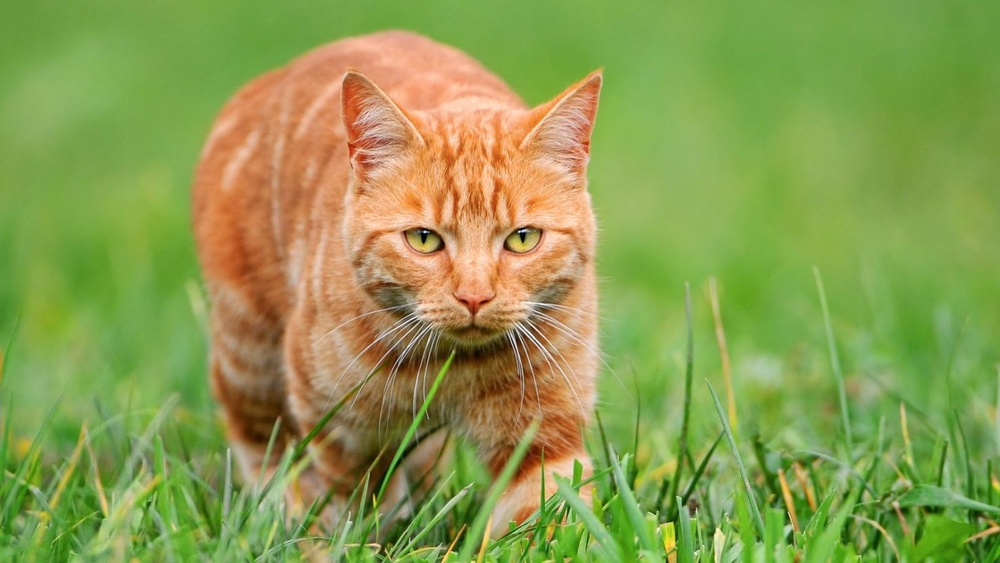
#> input picture ACTIVIDAD 2/gatos-naranjas.jpg, 1000 x 563 px, shrunk from 1480 x 833 before the run
$ jupyter execute Ejemplo.ipynb   (shell and % lines are left out)
#> lines starting #> are read from the running program, lines starting #| are printed output that depends on the picture
# MI PRIMER PROYECTO DE VISION COPUTACIONAL
Este primer proyecto es un ejemplo de como utilzar OpenCV de manera efectiva

[cell 1]
# Importar librerias
import cv2
import numpy as np
import matplotlib.pyplot as plt

[cell 2]
bgr = cv2.imread('gatos-naranjas.jpg')
#> bgr is the input picture: shape (563, 1000, 3); mean B, G, R 79.6, 156.4, 139.6
print('El tamano de la imagen es: ', bgr.shape)
#| El tamano de la imagen es:  (563, 1000, 3)

# Convertir la imagen de BGR a RGB
rgb = cv2.cvtColor(bgr, cv2.COLOR_BGR2RGB)

# Mostrar la imagen
plt.imshow(rgb)

[cell 3]
# Mostrar en escala de grises
gray = cv2.cvtColor(bgr, cv2.COLOR_BGR2GRAY)
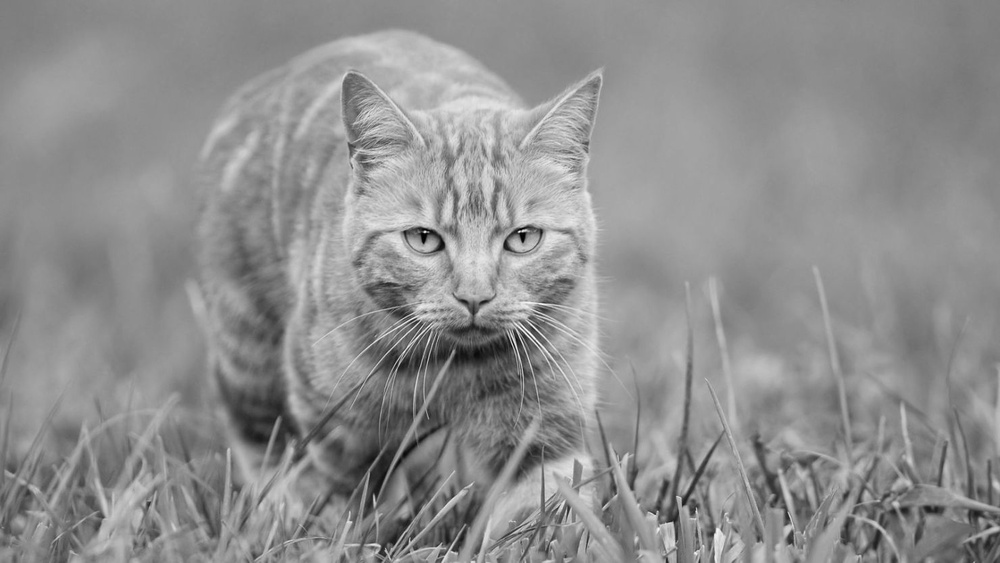
#> gray: shape (563, 1000); min 1, max 252, mean 142.6
plt.imshow(gray, cmap='gray')

[cell 4]
# Mostrar los componentes de color
plt.figure(figsize=(12,4))
plt.subplot(1,3,1)
plt.imshow(bgr[:,:,0], cmap='gray')
plt.title('Canal Azul')
plt.subplot(1,3,2)
plt.imshow(bgr[:,:,1], cmap='gray')
plt.title('Canal Verde')
plt.subplot(1,3,3)
plt.imshow(bgr[:,:,2], cmap='gray')
plt.title('Canal Rojo')
plt.show()
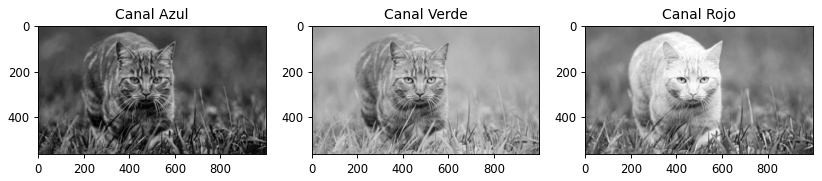
#> figure drawn by matplotlib, 3 panels

[cell 5]
# Mostrar los componentes HLS de la imagen
hls = cv2.cvtColor(bgr, cv2.COLOR_BGR2HLS)
#> hls: shape (563, 1000, 3); mean of channels 0, 1, 2 36, 125.4, 116.2
plt.figure(figsize=(12,4))
plt.subplot(1,3,1)
plt.imshow(hls[:,:,0], cmap='gray')
plt.title('Canal H')
plt.subplot(1,3,2)
plt.imshow(hls[:,:,1], cmap='gray')
plt.title('Canal L')
plt.subplot(1,3,3)
plt.imshow(hls[:,:,2], cmap='gray')
plt.title('Canal S')
plt.show()
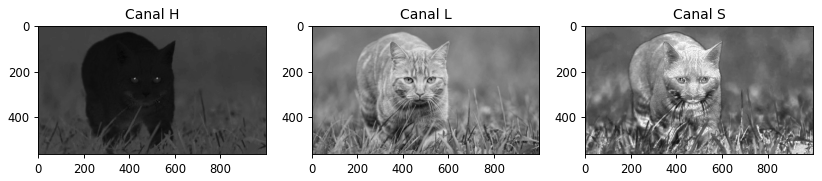
#> figure drawn by matplotlib, 3 panels

[cell 6]
# Ajustar brillo y contraste
alpha = 1.5 # Contraste
beta = 50   # Brillo
adjusted = cv2.convertScaleAbs(bgr, alpha=alpha, beta=beta)
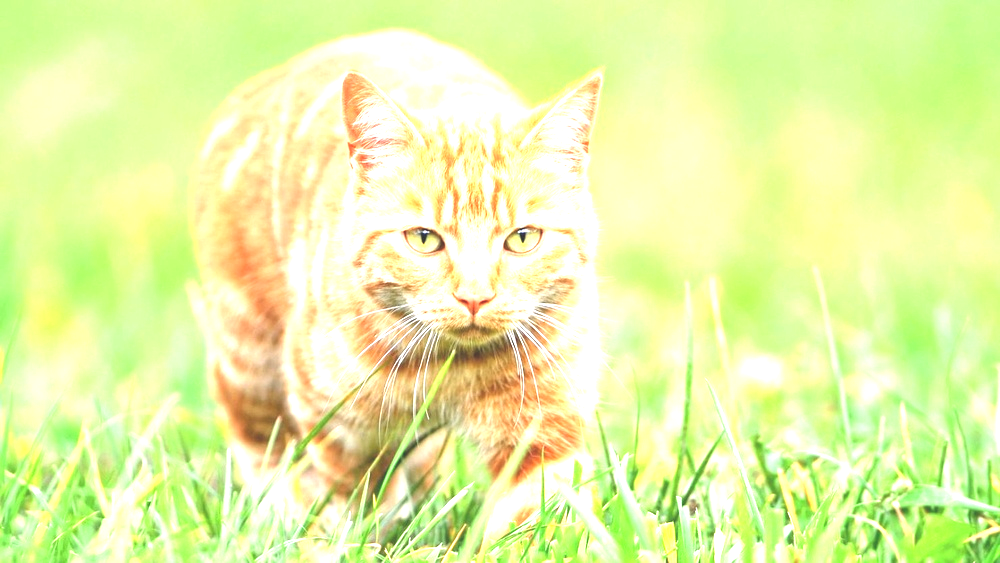
#> adjusted: shape (563, 1000, 3); mean B, G, R 167.7, 246, 231.8
plt.imshow(cv2.cvtColor(adjusted, cv2.COLOR_BGR2RGB))
plt.title('Brillo y Contraste Ajustados')
plt.show()

[cell 7]
# Aplicar filtro Gaussiano
blurred = cv2.GaussianBlur(bgr, (15, 15), 0)
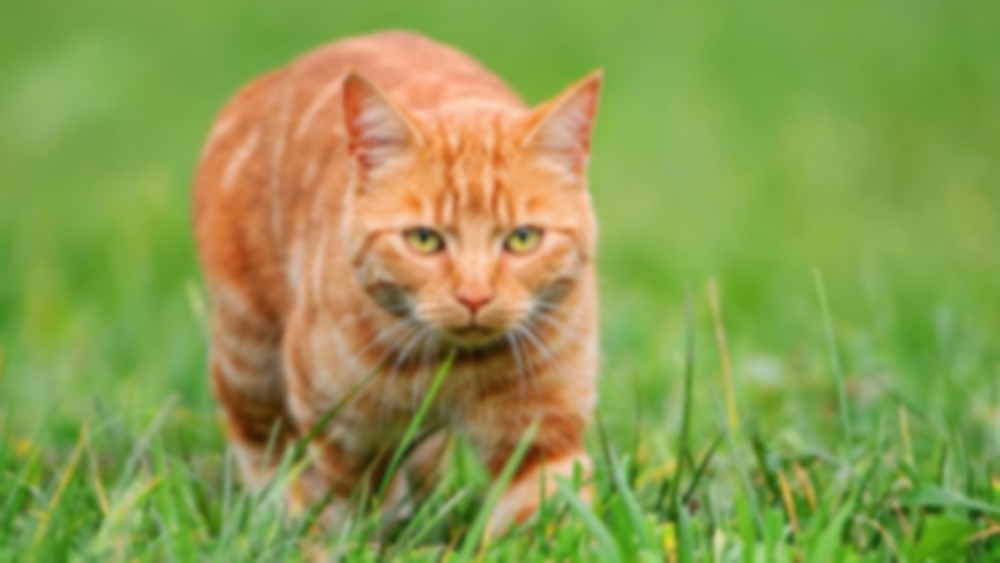
#> blurred: shape (563, 1000, 3); mean B, G, R 79.6, 156.4, 139.6
plt.imshow(cv2.cvtColor(blurred, cv2.COLOR_BGR2RGB))
plt.title('Filtro Gaussiano')
plt.show()

$ run again, with ACTIVIDAD 2/imagen2.jpg copied over ACTIVIDAD 2/gatos-naranjas.jpg
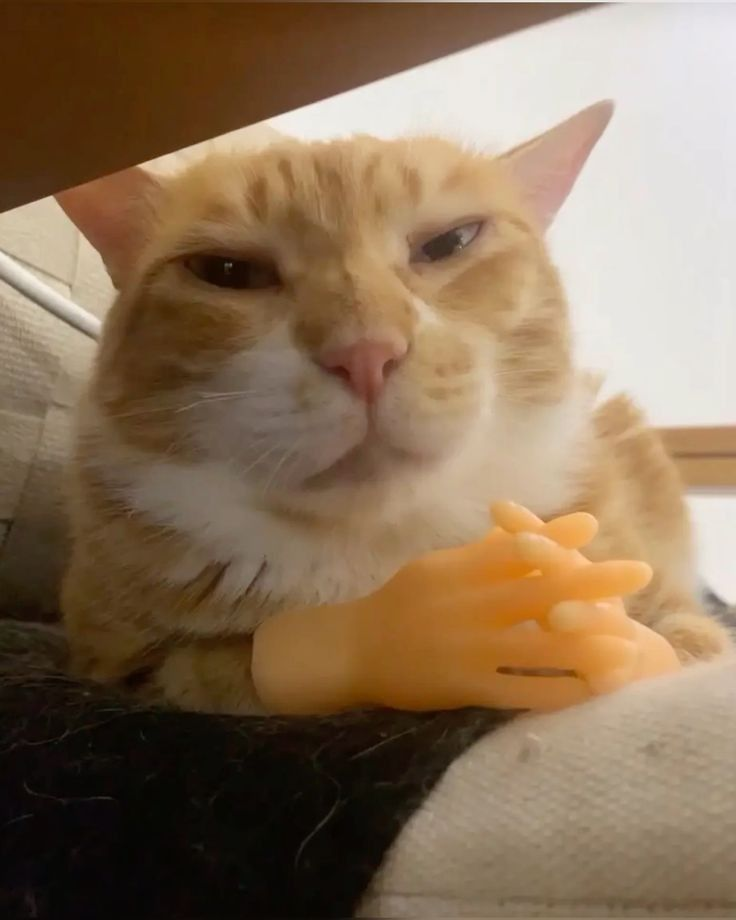
#> input picture ACTIVIDAD 2/imagen2.jpg, 736 x 920 px
#> bgr is the input picture: shape (920, 736, 3); mean B, G, R 88, 113.5, 137.2
#| El tamano de la imagen es:  (920, 736, 3)
#> hls: shape (920, 736, 3); mean of channels 0, 1, 2 21, 112.7, 96.4
#> `plt.show()`:
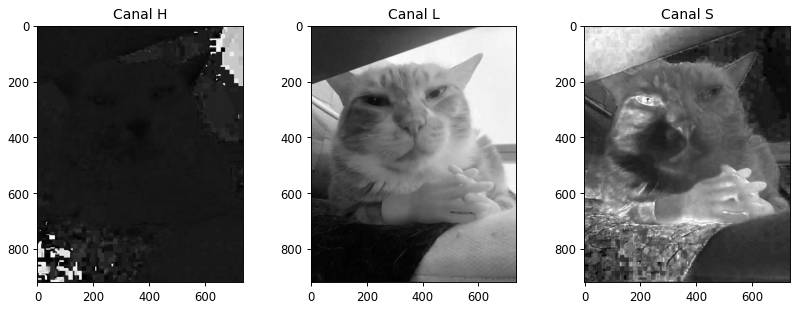
#> figure drawn by matplotlib, 3 panels
#> `adjusted = cv2.convertScaleAbs(bgr, alpha=alpha, beta=beta)`:
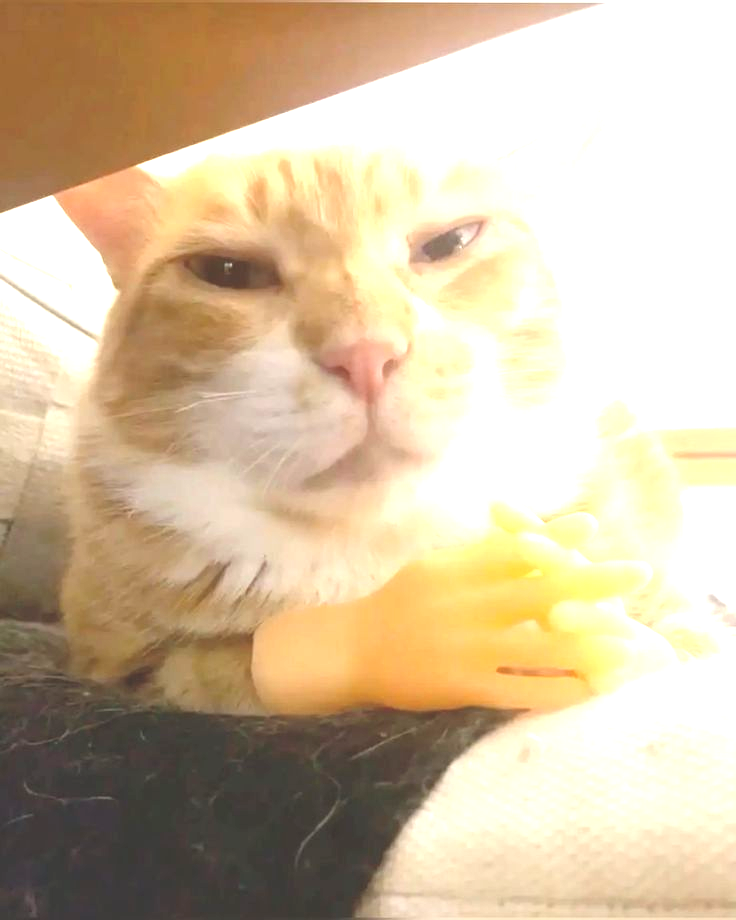
#> adjusted: shape (920, 736, 3); mean B, G, R 161.4, 191, 210.4

$ run again, with ACTIVIDAD 2/imagen3.jpg copied over ACTIVIDAD 2/gatos-naranjas.jpg
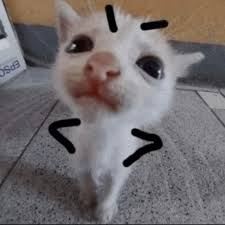
#> input picture ACTIVIDAD 2/imagen3.jpg, 225 x 225 px
#> bgr is the input picture: shape (225, 225, 3); mean B, G, R 110, 108.6, 114.9
#| El tamano de la imagen es:  (225, 225, 3)
#> hls: shape (225, 225, 3); mean of channels 0, 1, 2 96.7, 112.1, 23.2
#> `adjusted = cv2.convertScaleAbs(bgr, alpha=alpha, beta=beta)`:
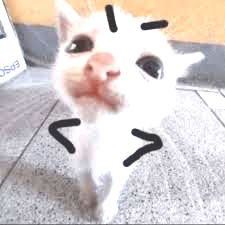
#> adjusted: shape (225, 225, 3); mean B, G, R 205, 205.1, 213
#> `blurred = cv2.GaussianBlur(bgr, (15, 15), 0)`:
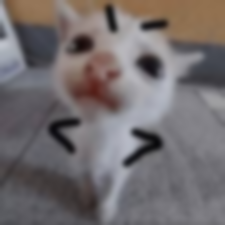
#> blurred: shape (225, 225, 3); mean B, G, R 110.1, 108.7, 115

$ run again, with ACTIVIDAD 2/imagen4.jpg copied over ACTIVIDAD 2/gatos-naranjas.jpg
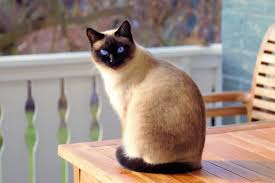
#> input picture ACTIVIDAD 2/imagen4.jpg, 275 x 183 px
#> bgr is the input picture: shape (183, 275, 3); mean B, G, R 130.2, 140.4, 157.3
#| El tamano de la imagen es:  (183, 275, 3)
#> hls: shape (183, 275, 3); mean of channels 0, 1, 2 50.9, 143.8, 68.3
#> `adjusted = cv2.convertScaleAbs(bgr, alpha=alpha, beta=beta)`:
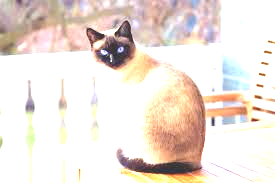
#> adjusted: shape (183, 275, 3); mean B, G, R 217.4, 225.4, 237.3
#> `blurred = cv2.GaussianBlur(bgr, (15, 15), 0)`:
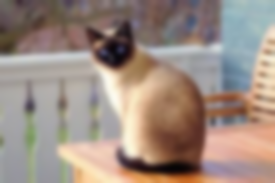
#> blurred: shape (183, 275, 3); mean B, G, R 130.2, 140.3, 157.3
